Frame 1 (no input): blank canvas, image omitted
Frame 60 (the mouse pressed at the canvas centre just before this capture): blank canvas, image omitted
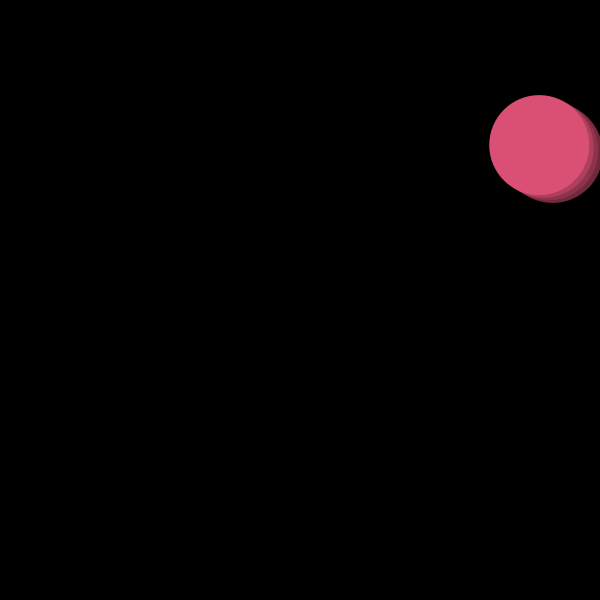
Frame 120 (the mouse held since frame 60 and released just before this capture)

The Processing sketch whose frames 1 and 60 were blank and that drew this single picture after the mouse press (run headless with seeded random() and noise(); from frame 60 on, the mouse is pressed at the canvas centre):

// Processing sketch: Bouncing_Ball
// ── Bouncing_Ball.pde
float xPos, yPos;
float xVel, yVel;
int diameter;
int r, g, b;


void setup(){
  size(600, 600);
  background(0);
  
  xVel= random(-5, 5);
  yVel= random(-5, 5);
  
  xPos= width/2;
  yPos= height/2;
  
  diameter= 100;
  
  
}

void draw(){
  
  fill(0, 50);
  rect(0, 0, width, height);
  
  fill(r, g, b);
  noStroke();
  ellipse(xPos, yPos, diameter,diameter);
  
  xPos = xPos + xVel;
  yPos = yPos + yVel;
  
  if(xPos > width - diameter/2 || xPos < 0 + diameter/2){
    xVel = xVel * -1;
    r = int(random(0,255));
    g = int(random(0,255));
    b = int(random(0,255));    
  }
  if(yPos > height - diameter/2 || yPos < 0 + diameter/2){
      yVel = yVel * -1;
    r = int(random(0,255));
    g = int(random(0,255));
    b = int(random(0,255));
  }

}

void mousePressed(){
  xPos = mouseX;
  yPos = mouseY;
  
  xVel = random(-5, 5);
  yVel = random(-5, 5);
}
